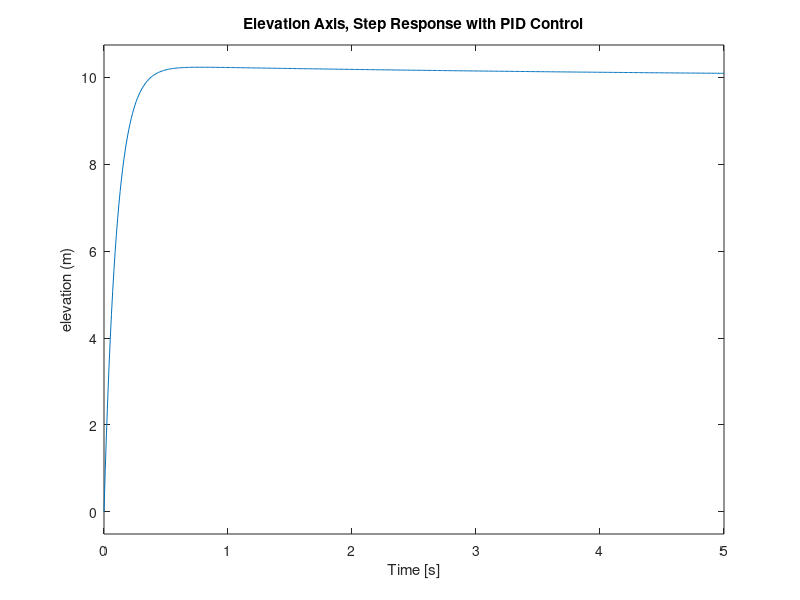

Recreate this plot in MATLAB. (Note: this script raises an error after producing the figure.)
%%% ELEVATION/Z AXIS %%%

el_lin_tf = tf([1.096],[1 0 0]); %from Simulink Linear Analysis tool
el_lin_ss = ss(el_lin_tf);

stepMag = 10; %m

%PID tuning from PID Tuner in simulink
Kp = 2.3948;
Ki = 0.1397;
Kd = 9.1206;
N = 1142.82798;

C = pid(Kp,Ki,Kd); %implement PID controller

T = feedback(C*el_lin_tf,1); %closed loop transfer function of system

t = 0:0.01:5;
figure(1)
step(stepMag*T,t); %plot closed loop step response
ylabel('elevation (m)');
title('Elevation Axis, Step Response with PID Control');
grid
stepinfo(stepMag*T) %handy step response stats

%figure(2)
%bode(T) %generate bode plot
%title('Closed-loop Bode Plot');
%grid


%Controllability
co = ctrb(el_lin_ss); % controllability matrix, co
rank(co); %should be 2 if controllable

%LQR
Q = el_lin_ss.C'*el_lin_ss.C;
Qgain = 200;
R = 1;
Nbar = 14.14;

Klqr = lqr(el_lin_ss.A, el_lin_ss.B, Q*Qgain, R);

Ac = [(el_lin_ss.A-el_lin_ss.B*Klqr)];
Bc = [el_lin_ss.B];
Cc = [el_lin_ss.C];
Dc = [el_lin_ss.D];

states = {'z' 'z_dot'};
inputs = {'r'};
outputs = {'z'};

sys_cl = ss(Ac,Bc,Cc,Dc);%,'statename',states,'inputname',inputs,'outputname',outputs);

figure(3)
step(stepMag*Nbar*sys_cl,t)
ylabel('elevation (m)');
title('Elevation Axis, Step Response with LQR Control')
stepinfo(stepMag*Nbar*sys_cl) %handy step response stats
grid

figure(4)
step(stepMag*T,stepMag*Nbar*sys_cl,t)
ylabel('elevation (m)');
title('Elevation Axis, PID vs LQR Step Response')
legend('PID','LQR')
grid

